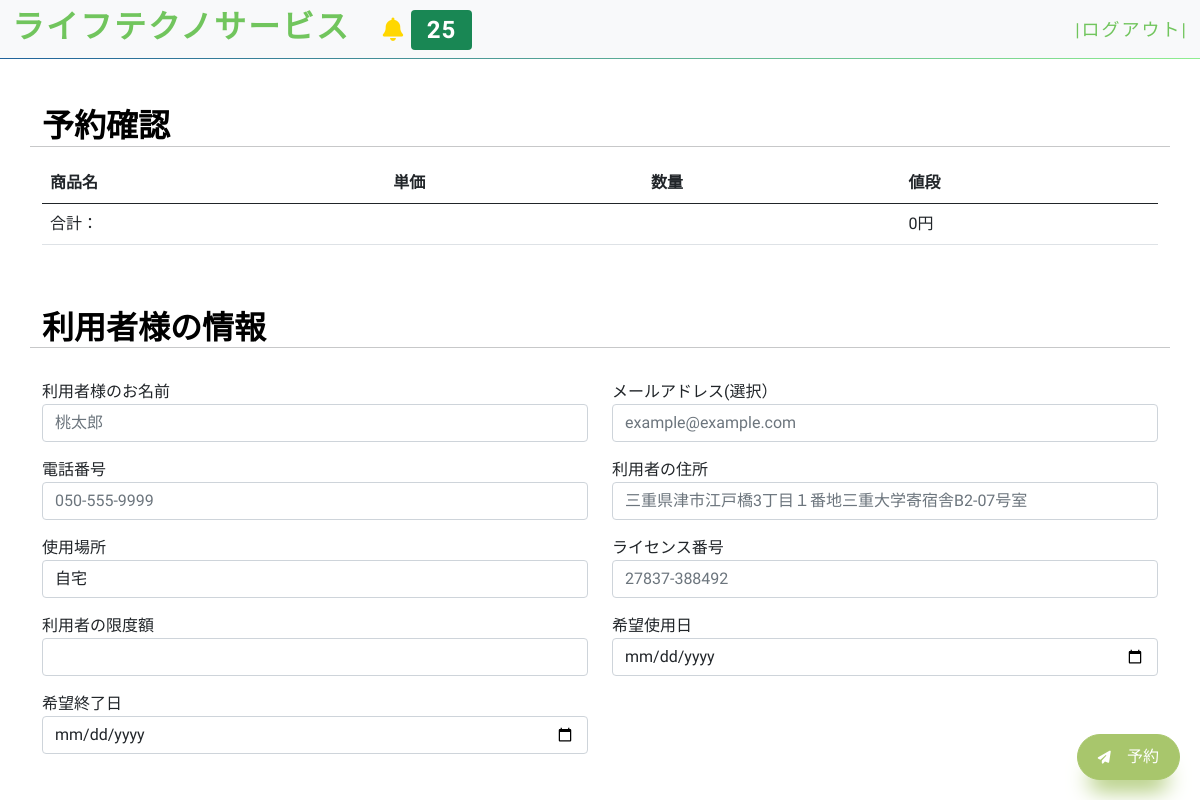
The page /order/cart/ (signed in) on the database as committed earlier.
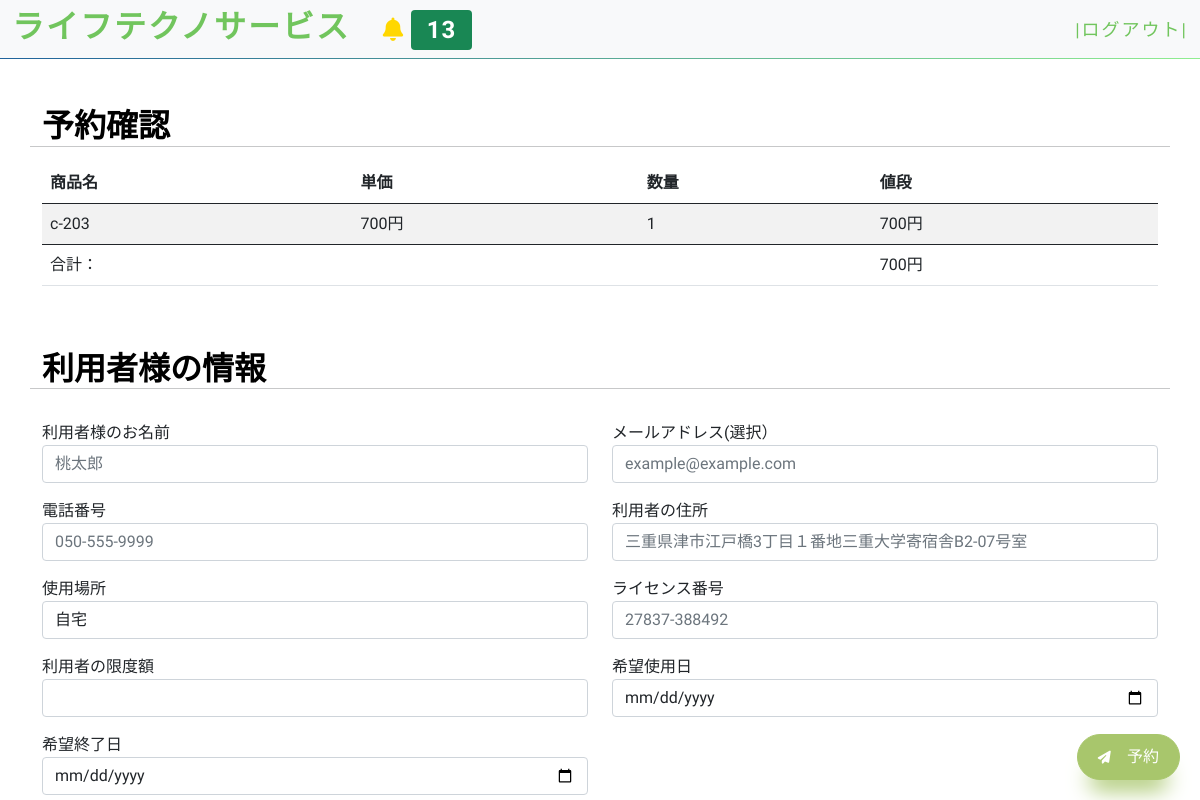
The same page on the database as committed later.
### customer/models.py (models this page shows, shortened)
class OrderItem(models.Model):
    user = models.ForeignKey(User, on_delete=models.CASCADE)
    items = models.ForeignKey(
        'MenuItem', on_delete=models.CASCADE, blank=True, null=True)
    quantity = models.IntegerField(default=1)
    ordered = models.BooleanField(default=False)
    @property
    def get_total_item_price(self):
        return int(self.quantity) * int(self.items.price)

class MenuItem(models.Model):
    name = models.CharField(max_length=100)
    description = models.TextField()
    image = models.ImageField(upload_to='menu_images/', blank=True)
    price = models.IntegerField()
    category = models.ForeignKey('Category', on_delete=models.CASCADE)
    quantity = models.IntegerField(default=0)
    video_url = models.CharField(max_length=100, blank=True)

### customer/views.py (the view, shortened to what this page needs)
# urls.py: path('cart/', CartView.as_view(), name='cart'),
class CartView(View):
    def get(self, request, *args, **kwargs):
        order_item = OrderItem.objects.filter(user=request.user, ordered=False)
        price = 0
        for item in order_item:
            price += item.get_total_item_price
        context = {
            'items': order_item,
            'price': price,
        }
        return render(request, 'customer/cart.html', context)

### home/templatetags/custom_tags.py (called while the page is built)
@register.inclusion_tag('show_notifications.html', takes_context=True)
def show_notifications(context):
    request_user = context['request'].user
    notifications = Notification.objects.filter(to_user=request_user).exclude(user_has_seen=True).order_by('-date')
    return {'notifications': notifications}

### customer/templates/customer/cart.html (shortened to what the changed rows need)
{% extends 'base.html' %}
{% block content %}
<br><br>
<div class="container">
    <div class="row">
        <h2>予約確認</h2>
        <div class="col-lg-12">
            <table class="table table-hover table-striped">
                <thead>
                    <tr>
                        <th scope="col">商品名</th>
                        <th scope="col">単価</th>
                        <th scope="col">数量</th>
                        <th scope="col">値段</th>
                    </tr>
                </thead>
                <tbody>
                {% for item in items %}
                    <tr>
                        <td>{{ item.items.name }}</td>
                        <td>{{ item.items.price }}円</td>
                        <td>{{ item.quantity }}</td>
                        <td>{{ item.get_total_item_price }}円</td>
                    </tr>
                {% endfor %}
                </tbody>
                <tfoot>
                    <tr>
                      <td>合計：</td>
                      <td></td>
                      <td></td>
                      <td>{{price}}円</td>
                    </tr>
                </tfoot>
            </table>
        </div>
    </div>
        <form method="POST">
        <div class="row mt-5">
            <h2>利用者様の情報</h2>
        </div>
    </form>
</div>
{% endblock content %}

Rows that differ between the two databases and show on the page:
added OrderItem: items.name "c-203", items.price "700", quantity "1", get_total_item_price "700"
Other text that changed with them:
{{ notifications.count }}: "25" → "13"
{{ price }}: "0" → "700"
